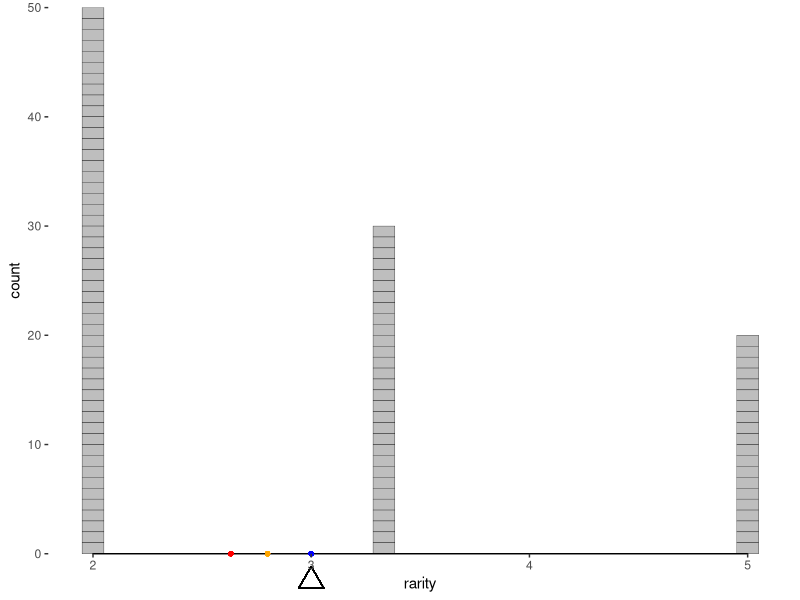
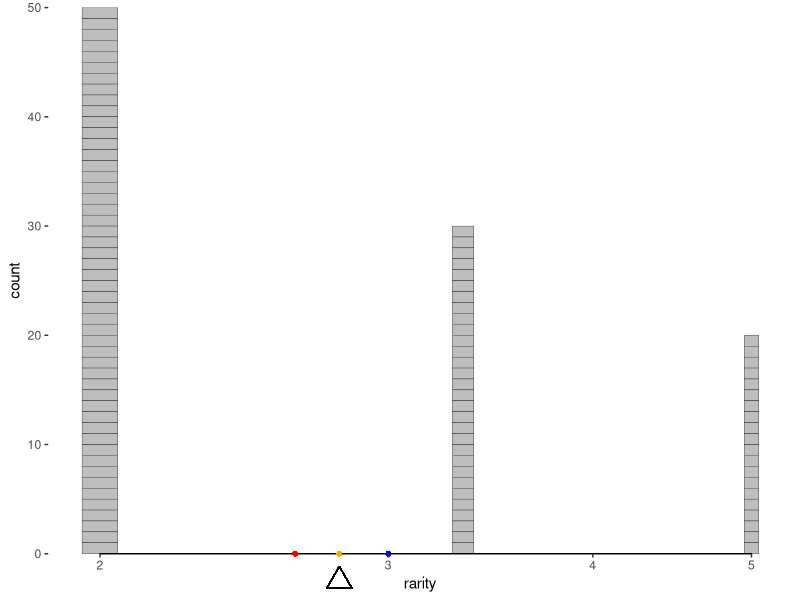
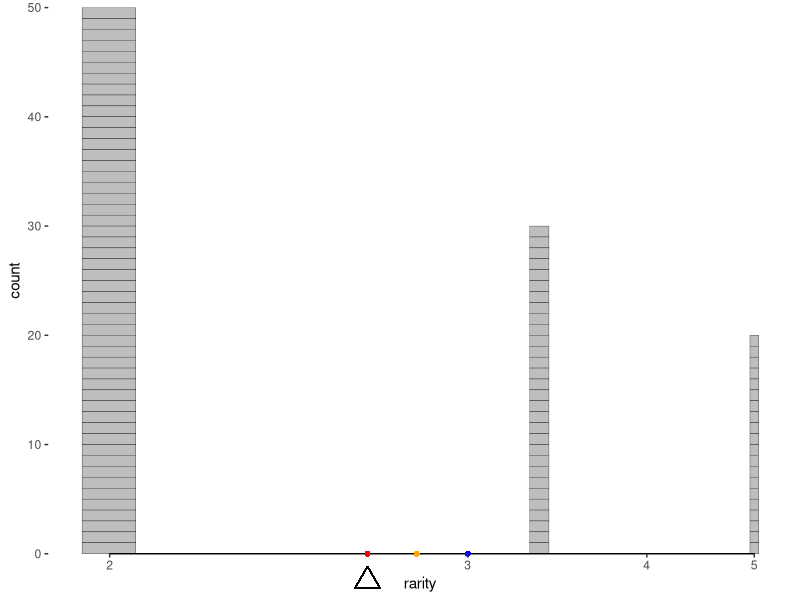

The R source for these figures, in order:
library(tidyverse)
library(ggthemes)
library(cowplot)
theme_set(theme_tufte(base_family = "sans"))

require(scales) # trans_new() is in the scales library
#need the reverse bit for the scaling of the axes to get them in the right orientation
pfun=function(x, pow, rever=F){
	if (pow==0) return(log(x))
    if (rever==T){
    if (pow<0) return(-x^pow)
        return(x^pow)}
	return(x^pow)
}

ipfun=function(x, pow, rever=F){
	if (pow==0) return(exp(x))
    if(rever==T){if (pow<0) return(-x^(1/pow))
        return(x^(1/pow))}
	return(x^(1/pow))
}

#add a diversity function to make graphs more complicated
dfun<-function(ab, l){ipfun(sum(ab*pfun(sum(ab)/ab, l))/sum(ab),l)}

## This is weird craftiness to make functions above work with coord_trans

prettify <- function(breaks){
    # round numbers, more aggressively the larger they are
    digits <- -floor(log10(abs(breaks))) + 1
    digits[breaks == 0] <- 0
    return(round(breaks, digits = digits))
}


power_trans = function(pow) trans_new(name="power"
    , transform = function(x) pfun(x, pow, rever=T)
	, inverse = function(x) ipfun(x, pow, rever=T)
	, breaks = function(x) prettify(trans_breaks(function(x) pfun(x, pow, rever=T), function(x) ipfun(x, pow, rever=T), n =5) (c(0,x)*1.1))
    , domain = c(1, 10000)
)

fancy_rep<-function(df){data.frame(df[rep(1:nrow(df), df$abundance),])}

rarity_plot <- function(abundance, p){
	rf <- tibble(names = as.factor(1:length(abundance))
		, abundance
		, rarity = sum(abundance)/abundance
	)
	div <- summarise(rf, div=ipfun(
		sum(abundance*pfun(rarity, p))/sum(abundance)
		, p
	)) %>% pull(div)
	rf2<-data.frame("gr"=as.factor(1:nrow(fancy_rep(rf))),fancy_rep(rf))
	rp <- (ggplot(rf2, aes(x=rarity))
	       #This makes almost ok stacks of boxes. not ok because of scaling transformations
	       +geom_bar(aes(group=gr),fill="grey", colour="black", width=0.1,size=0.1)
	       # + geom_vline(xintercept=div, color="red", size=1.1)
	  
	       
	       # + geom_vline(xintercept=dfun(ab,-1), color="purple", linetype=4, size=1)
	       # + geom_vline(xintercept=dfun(ab,0), color="green", linetype=5, size=1)
	     
	  #This makes a nice line that doesn't have issues with scaling
	# + geom_segment(aes(x=rarity, xend=rarity, y=abundance, yend=0), size=1.6)
	
	   +coord_trans(x=power_trans(pow=p), y="identity", clip="off")
		# + scale_x_continuous(trans=power_trans(pow=p))
		
	#the expand=c(0,0) is what fixes x-axis in place at y=0
		+ scale_y_continuous(expand=c(0,0))

		#this is what makes the axis lines... it is just a line segment from min to max of the provided data. teh breaks are provided in scale_x_continuous or scale_y_continuous, wich in turn can get them from 
		+ geom_rangeframe(data=data.frame(rarity=c(min(rf$rarity), max(rf$rarity)), abundance=c(0,max(rf$abundance)+10)))
	# + geom_point(aes(x=div, y=-2, color="red"))
	
	    + theme(legend.position="none")
	
	+ geom_point(x=dfun(ab,1), y=0, color="blue", size=1)
	+ geom_point(x=dfun(ab,0), y=0, color="orange", size=1)
	+ geom_point(x=dfun(ab,-1), y=0, color="red", size=1)
	+ geom_point(x=div, y=-2.5, size=6, shape=2)
	)
	return(rp)
}


ab <- c(20,30,50)
# ab<-c(100, 20, 15, 10, 2, 1, 1,1)
# ab<-c(50,20,30,5,3,2)

# library(grid)


# p<-function(x){ggdraw(x %>% add_sub(label="^", size=20, colour="blue", x=0.351, y=1.4, vjust=0))}


rarity_plot(ab,1)
rarity_plot(ab, 0)
rarity_plot(ab, -1)
